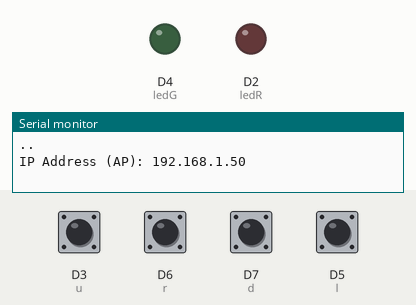
Bench run of a sketch on a simulated ESP8266 (NodeMCU). Shown: output pins drawn as LEDs (lit = HIGH), the last lines printed to the serial monitor. Dashed ring = blinking. The inputs (shaded band) are chosen by the test bench; at power-on: D3 (u), D5 (l), D6 (r), D7 (d) HIGH. WiFi joins after 1.5 s; servers stay silent unless stated.

Above: at 3.2 s.
3.3 s: D6 (r) pulled LOW for 0.15 s
At 3.9 s:
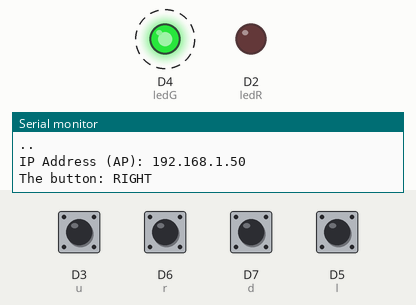
6.2 s: D3 (u) pulled LOW for 0.15 s
At 6.8 s:
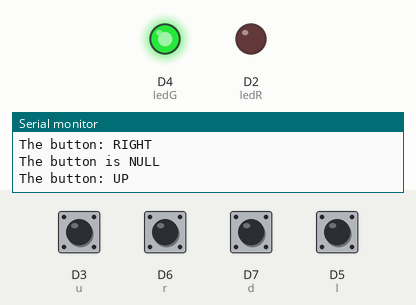
7.9 s: D7 (d) pulled LOW for 0.15 s
At 9.4 s:
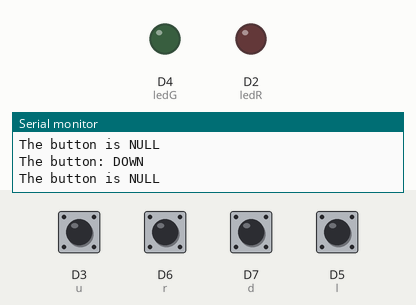
9.6 s: D5 (l) pulled LOW for 0.15 s
At 10.2 s:
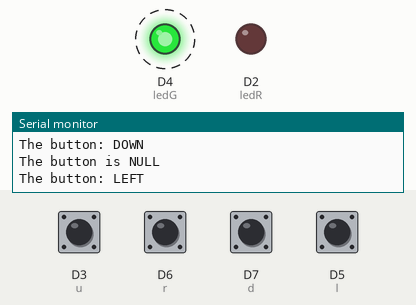
11.3 s: D5 (l) pulled LOW for 1 s
At 14.2 s:
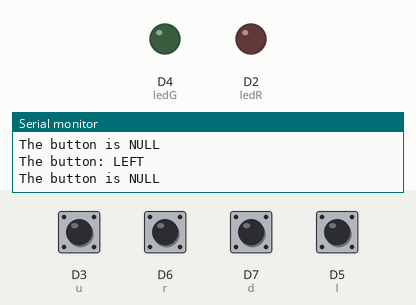
14.5 s: D6 (r) pulled LOW for 1 s
At 16.7 s:
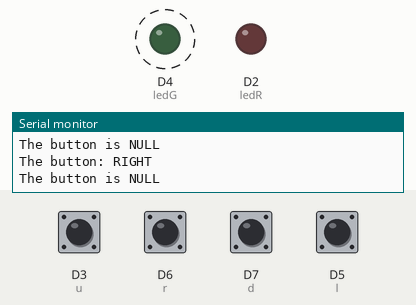
Timing chart, 0 to 18.2 s (numbered marks = the images above; inputs shaded):
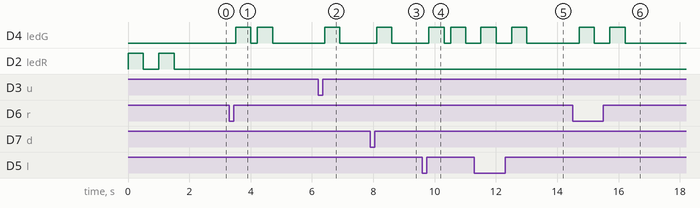

Measured:
- after the input at 3.3 s, D4 (ledG): alternates HIGH for 0.50 s and LOW for 0.21 s, 4 changes in all, then stays LOW, starting after 0.21 s
- after the input at 6.2 s, D4 (ledG): LOW → HIGH after 0.21 s, → LOW 0.50 s later
- after the input at 7.9 s, D4 (ledG): LOW → HIGH after 0.21 s, → LOW 0.50 s later
- after the input at 9.6 s, D4 (ledG): alternates HIGH for 0.50 s and LOW for 0.21 s, starting after 0.21 s
- after the input at 11.3 s, D4 (ledG): alternates HIGH for 0.50 s and LOW for 0.50 s, 4 changes in all, then stays LOW, starting after 0.21 s
- after the input at 14.5 s, D4 (ledG): alternates HIGH for 0.50 s and LOW for 0.50 s, 4 changes in all, then stays LOW, starting after 0.21 s

The sketch:

joystick.ino
```cpp
#include <ESP8266WiFi.h>
#include <ezButton.h>

ezButton u(D3); // D3
ezButton r(12); // D6
ezButton d(13); // D7
ezButton l(14); // D5

const int ledR = D2;
const int ledG = D4;

// Initialize network parameters
const char* ssid = "curtain_switch";
const char* password = "curtain_switch";
const char* host = "192.168.11.4"; // as specified in server.ino

// Set up the client objet
WiFiClient client;

// Configure deep sleep in between measurements
const int sleepTimeSeconds = 2;

void flash(int led) {
  int color = ledR;
  if (led > 0){
    color = ledG;
  }
 digitalWrite(color,HIGH);
 delay(500);
  digitalWrite(color,LOW);
}


void setup() {
  pinMode(ledR,OUTPUT);
  pinMode(ledG,OUTPUT);
  u.setDebounceTime(10);
  r.setDebounceTime(10);
  l.setDebounceTime(10);
  d.setDebounceTime(10);
  Serial.begin(115200);

  // Connect to the server
  WiFi.begin(ssid, password);
  Serial.begin(115200);
  while (WiFi.status() != WL_CONNECTED) {
   Serial.print(".");
   flash(0);
   delay(500);
}
  Serial.println();
  Serial.print("IP Address (AP): "); Serial.println(WiFi.localIP());
}

void sendData(int data) {
 if (client.connect(host, 80)) {
   String url = "/update?value=";
   url += String(data);
   client.print(String("GET ") + url + " HTTP/1.1\r\n" + "Host: " + host +  "\r\n" +
            "Connection: keep-alive\r\n\r\n"); // minimum set of required URL headers
    flash(1);
  } else {flash(0);}
}

int last = 0;
int current = 0;
void loop() {
  u.loop();
  r.loop();
  l.loop();
  d.loop();

  // if push state == 0 else state == 1

  if (u.getState() == 0 && last == 0) {
    Serial.println(F("The button: UP"));
    sendData(1);
    last = 1;
  }
  else if (r.getState() == 0 && last == 0) {
    Serial.println(F("The button: RIGHT"));
    sendData(2);
    last = 2;
  }
  else if (l.getState() == 0 && last == 0) {
    Serial.println(F("The button: LEFT"));
    sendData(4);
    last = 4;
  }
  else if (d.getState() == 0 && last == 0) {
    Serial.println(F("The button: DOWN"));
    sendData(3);
    last = 3;
  } else if (last != 0 && d.getState() == 1 && l.getState() == 1 && r.getState() == 1 && u.getState() == 1) {
    Serial.println(F("The button is NULL"));
    if (last != 1 && last != 3){
    sendData(0);
    }
    last = 0;
  }

}
```
